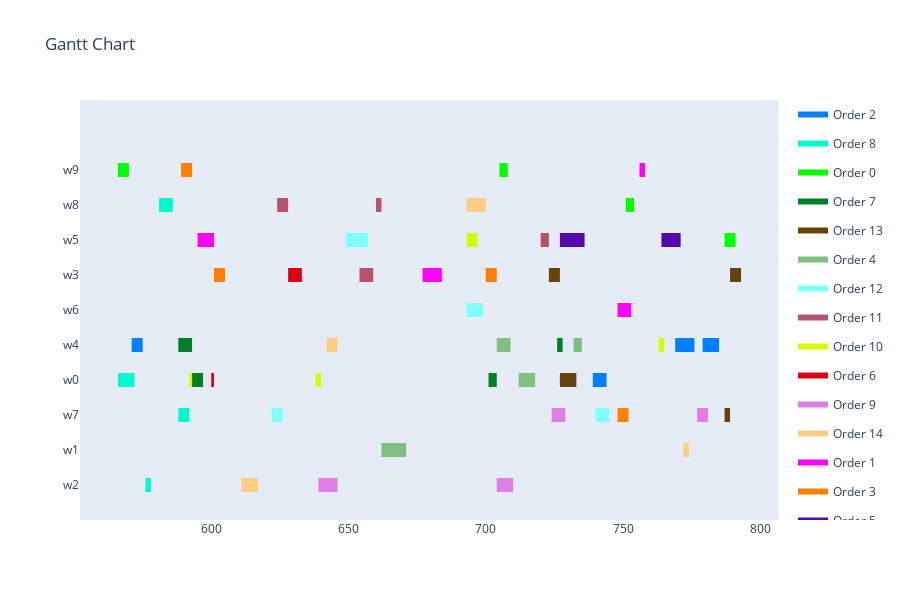

Here is the notebook cell this chart was saved with:
### Markdown cell above
Visualization

### Code cell
visualize_schedule(schedule, production_environment, orders)

### Figure 1 — Plotly figure (JSON) as saved in the notebook; plotly's stock layout.template omitted (floating-point values rounded to 4 significant figures)
{"data": [{"fill": "toself", "fillcolor": "rgb(0, 128, 255)", "hoverinfo": "name", "legendgroup": "rgb(0, 128, 255)", "mode": "none", "name": "Order 2", "type": "scatter", "x": [571, 575, 575, 571, 571, 769, 776, 776, 769, 769, 779, 785, 785, 779, 779, 739, 744, 744, 739], "y": [3.8, 3.8, 4.2, 4.2, null, 3.8, 3.8, 4.2, 4.2, null, 3.8, 3.8, 4.2, 4.2, null, 2.8, 2.8, 3.2, 3.2]}, {"fill": "toself", "fillcolor": "rgb(0, 249, 208)", "hoverinfo": "name", "legendgroup": "rgb(0, 249, 208)", "mode": "none", "name": "Order 8", "type": "scatter", "x": [581, 586, 586, 581, 581, 566, 572, 572, 566, 566, 588, 592, 592, 588, 588, 576, 578, 578, 576], "y": [7.8, 7.8, 8.2, 8.2, null, 2.8, 2.8, 3.2, 3.2, null, 1.8, 1.8, 2.2, 2.2, null, -0.2, -0.2, 0.2, 0.2]}, {"fill": "toself", "fillcolor": "rgb(0, 255, 0)", "hoverinfo": "name", "legendgroup": "rgb(0, 255, 0)", "mode": "none", "name": "Order 0", "type": "scatter", "x": [566, 570, 570, 566, 566, 705, 708, 708, 705, 705, 751, 754, 754, 751, 751, 787, 791, 791, 787], "y": [8.8, 8.8, 9.2, 9.2, null, 8.8, 8.8, 9.2, 9.2, null, 7.8, 7.8, 8.2, 8.2, null, 6.8, 6.8, 7.2, 7.2]}, {"fill": "toself", "fillcolor": "rgb(1, 128, 40)", "hoverinfo": "name", "legendgroup": "rgb(1, 128, 40)", "mode": "none", "name": "Order 7", "type": "scatter", "x": [588, 593, 593, 588, 588, 726, 728, 728, 726, 726, 593, 597, 597, 593, 593, 701, 704, 704, 701], "y": [3.8, 3.8, 4.2, 4.2, null, 3.8, 3.8, 4.2, 4.2, null, 2.8, 2.8, 3.2, 3.2, null, 2.8, 2.8, 3.2, 3.2]}, {"fill": "toself", "fillcolor": "rgb(104, 67, 9)", "hoverinfo": "name", "legendgroup": "rgb(104, 67, 9)", "mode": "none", "name": "Order 13", "type": "scatter", "x": [723, 727, 727, 723, 723, 789, 793, 793, 789, 789, 727, 733, 733, 727, 727, 787, 789, 789, 787], "y": [5.8, 5.8, 6.2, 6.2, null, 5.8, 5.8, 6.2, 6.2, null, 2.8, 2.8, 3.2, 3.2, null, 1.8, 1.8, 2.2, 2.2]}, {"fill": "toself", "fillcolor": "rgb(128, 191, 128)", "hoverinfo": "name", "legendgroup": "rgb(128, 191, 128)", "mode": "none", "name": "Order 4", "type": "scatter", "x": [704, 709, 709, 704, 704, 732, 735, 735, 732, 732, 712, 718, 718, 712, 712, 662, 671, 671, 662], "y": [3.8, 3.8, 4.2, 4.2, null, 3.8, 3.8, 4.2, 4.2, null, 2.8, 2.8, 3.2, 3.2, null, 0.8, 0.8, 1.2, 1.2]}, {"fill": "toself", "fillcolor": "rgb(128, 255, 255)", "hoverinfo": "name", "legendgroup": "rgb(128, 255, 255)", "mode": "none", "name": "Order 12", "type": "scatter", "x": [649, 657, 657, 649, 649, 693, 699, 699, 693, 693, 622, 626, 626, 622, 622, 740, 745, 745, 740], "y": [6.8, 6.8, 7.2, 7.2, null, 4.8, 4.8, 5.2, 5.2, null, 1.8, 1.8, 2.2, 2.2, null, 1.8, 1.8, 2.2, 2.2]}, {"fill": "toself", "fillcolor": "rgb(182, 84, 108)", "hoverinfo": "name", "legendgroup": "rgb(182, 84, 108)", "mode": "none", "name": "Order 11", "type": "scatter", "x": [624, 628, 628, 624, 624, 660, 662, 662, 660, 660, 720, 723, 723, 720, 720, 654, 659, 659, 654], "y": [7.8, 7.8, 8.2, 8.2, null, 7.8, 7.8, 8.2, 8.2, null, 6.8, 6.8, 7.2, 7.2, null, 5.8, 5.8, 6.2, 6.2]}, {"fill": "toself", "fillcolor": "rgb(211, 254, 0)", "hoverinfo": "name", "legendgroup": "rgb(211, 254, 0)", "mode": "none", "name": "Order 10", "type": "scatter", "x": [693, 697, 697, 693, 693, 763, 765, 765, 763, 763, 592, 593, 593, 592, 592, 638, 640, 640, 638], "y": [6.8, 6.8, 7.2, 7.2, null, 3.8, 3.8, 4.2, 4.2, null, 2.8, 2.8, 3.2, 3.2, null, 2.8, 2.8, 3.2, 3.2]}, {"fill": "toself", "fillcolor": "rgb(218, 2, 18)", "hoverinfo": "name", "legendgroup": "rgb(218, 2, 18)", "mode": "none", "name": "Order 6", "type": "scatter", "x": [628, 633, 633, 628, 628, 600, 601, 601, 600], "y": [5.8, 5.8, 6.2, 6.2, null, 2.8, 2.8, 3.2, 3.2]}, {"fill": "toself", "fillcolor": "rgb(224, 126, 232)", "hoverinfo": "name", "legendgroup": "rgb(224, 126, 232)", "mode": "none", "name": "Order 9", "type": "scatter", "x": [724, 729, 729, 724, 724, 777, 781, 781, 777, 777, 639, 646, 646, 639, 639, 704, 710, 710, 704], "y": [1.8, 1.8, 2.2, 2.2, null, 1.8, 1.8, 2.2, 2.2, null, -0.2, -0.2, 0.2, 0.2, null, -0.2, -0.2, 0.2, 0.2]}, {"fill": "toself", "fillcolor": "rgb(253, 205, 133)", "hoverinfo": "name", "legendgroup": "rgb(253, 205, 133)", "mode": "none", "name": "Order 14", "type": "scatter", "x": [693, 700, 700, 693, 693, 642, 646, 646, 642, 642, 772, 774, 774, 772, 772, 611, 617, 617, 611], "y": [7.8, 7.8, 8.2, 8.2, null, 3.8, 3.8, 4.2, 4.2, null, 0.8, 0.8, 1.2, 1.2, null, -0.2, -0.2, 0.2, 0.2]}, {"fill": "toself", "fillcolor": "rgb(255, 0, 255)", "hoverinfo": "name", "legendgroup": "rgb(255, 0, 255)", "mode": "none", "name": "Order 1", "type": "scatter", "x": [756, 758, 758, 756, 756, 595, 601, 601, 595, 595, 677, 684, 684, 677, 677, 748, 753, 753, 748], "y": [8.8, 8.8, 9.2, 9.2, null, 6.8, 6.8, 7.2, 7.2, null, 5.8, 5.8, 6.2, 6.2, null, 4.8, 4.8, 5.2, 5.2]}, {"fill": "toself", "fillcolor": "rgb(255, 128, 0)", "hoverinfo": "name", "legendgroup": "rgb(255, 128, 0)", "mode": "none", "name": "Order 3", "type": "scatter", "x": [589, 593, 593, 589, 589, 601, 605, 605, 601, 601, 700, 704, 704, 700, 700, 748, 752, 752, 748], "y": [8.8, 8.8, 9.2, 9.2, null, 5.8, 5.8, 6.2, 6.2, null, 5.8, 5.8, 6.2, 6.2, null, 1.8, 1.8, 2.2, 2.2]}, {"fill": "toself", "fillcolor": "rgb(84, 9, 170)", "hoverinfo": "name", "legendgroup": "rgb(84, 9, 170)", "mode": "none", "name": "Order 5", "type": "scatter", "x": [727, 736, 736, 727, 727, 764, 771, 771, 764], "y": [6.8, 6.8, 7.2, 7.2, null, 6.8, 6.8, 7.2, 7.2]}, {"legendgroup": "rgb(0, 128, 255)", "marker": {"color": "rgb(0, 128, 255)", "opacity": 0, "size": 1}, "mode": "markers", "name": "", "showlegend": false, "text": [null, null, null, null, null, null, null, null], "type": "scatter", "x": [571, 575, 769, 776, 779, 785, 739, 744], "y": [4, 4, 4, 4, 4, 4, 3, 3]}, {"legendgroup": "rgb(0, 249, 208)", "marker": {"color": "rgb(0, 249, 208)", "opacity": 0, "size": 1}, "mode": "markers", "name": "", "showlegend": false, "text": [null, null, null, null, null, null, null, null], "type": "scatter", "x": [581, 586, 566, 572, 588, 592, 576, 578], "y": [8, 8, 3, 3, 2, 2, 0, 0]}, {"legendgroup": "rgb(0, 255, 0)", "marker": {"color": "rgb(0, 255, 0)", "opacity": 0, "size": 1}, "mode": "markers", "name": "", "showlegend": false, "text": [null, null, null, null, null, null, null, null], "type": "scatter", "x": [566, 570, 705, 708, 751, 754, 787, 791], "y": [9, 9, 9, 9, 8, 8, 7, 7]}, {"legendgroup": "rgb(1, 128, 40)", "marker": {"color": "rgb(1, 128, 40)", "opacity": 0, "size": 1}, "mode": "markers", "name": "", "showlegend": false, "text": [null, null, null, null, null, null, null, null], "type": "scatter", "x": [588, 593, 726, 728, 593, 597, 701, 704], "y": [4, 4, 4, 4, 3, 3, 3, 3]}, {"legendgroup": "rgb(104, 67, 9)", "marker": {"color": "rgb(104, 67, 9)", "opacity": 0, "size": 1}, "mode": "markers", "name": "", "showlegend": false, "text": [null, null, null, null, null, null, null, null], "type": "scatter", "x": [723, 727, 789, 793, 727, 733, 787, 789], "y": [6, 6, 6, 6, 3, 3, 2, 2]}, {"legendgroup": "rgb(128, 191, 128)", "marker": {"color": "rgb(128, 191, 128)", "opacity": 0, "size": 1}, "mode": "markers", "name": "", "showlegend": false, "text": [null, null, null, null, null, null, null, null], "type": "scatter", "x": [704, 709, 732, 735, 712, 718, 662, 671], "y": [4, 4, 4, 4, 3, 3, 1, 1]}, {"legendgroup": "rgb(128, 255, 255)", "marker": {"color": "rgb(128, 255, 255)", "opacity": 0, "size": 1}, "mode": "markers", "name": "", "showlegend": false, "text": [null, null, null, null, null, null, null, null], "type": "scatter", "x": [649, 657, 693, 699, 622, 626, 740, 745], "y": [7, 7, 5, 5, 2, 2, 2, 2]}, {"legendgroup": "rgb(182, 84, 108)", "marker": {"color": "rgb(182, 84, 108)", "opacity": 0, "size": 1}, "mode": "markers", "name": "", "showlegend": false, "text": [null, null, null, null, null, null, null, null], "type": "scatter", "x": [624, 628, 660, 662, 720, 723, 654, 659], "y": [8, 8, 8, 8, 7, 7, 6, 6]}, {"legendgroup": "rgb(211, 254, 0)", "marker": {"color": "rgb(211, 254, 0)", "opacity": 0, "size": 1}, "mode": "markers", "name": "", "showlegend": false, "text": [null, null, null, null, null, null, null, null], "type": "scatter", "x": [693, 697, 763, 765, 592, 593, 638, 640], "y": [7, 7, 4, 4, 3, 3, 3, 3]}, {"legendgroup": "rgb(218, 2, 18)", "marker": {"color": "rgb(218, 2, 18)", "opacity": 0, "size": 1}, "mode": "markers", "name": "", "showlegend": false, "text": [null, null, null, null], "type": "scatter", "x": [628, 633, 600, 601], "y": [6, 6, 3, 3]}, {"legendgroup": "rgb(224, 126, 232)", "marker": {"color": "rgb(224, 126, 232)", "opacity": 0, "size": 1}, "mode": "markers", "name": "", "showlegend": false, "text": [null, null, null, null, null, null, null, null], "type": "scatter", "x": [724, 729, 777, 781, 639, 646, 704, 710], "y": [2, 2, 2, 2, 0, 0, 0, 0]}, {"legendgroup": "rgb(253, 205, 133)", "marker": {"color": "rgb(253, 205, 133)", "opacity": 0, "size": 1}, "mode": "markers", "name": "", "showlegend": false, "text": [null, null, null, null, null, null, null, null], "type": "scatter", "x": [693, 700, 642, 646, 772, 774, 611, 617], "y": [8, 8, 4, 4, 1, 1, 0, 0]}, {"legendgroup": "rgb(255, 0, 255)", "marker": {"color": "rgb(255, 0, 255)", "opacity": 0, "size": 1}, "mode": "markers", "name": "", "showlegend": false, "text": [null, null, null, null, null, null, null, null], "type": "scatter", "x": [756, 758, 595, 601, 677, 684, 748, 753], "y": [9, 9, 7, 7, 6, 6, 5, 5]}, {"legendgroup": "rgb(255, 128, 0)", "marker": {"color": "rgb(255, 128, 0)", "opacity": 0, "size": 1}, "mode": "markers", "name": "", "showlegend": false, "text": [null, null, null, null, null, null, null, null], "type": "scatter", "x": [589, 593, 601, 605, 700, 704, 748, 752], "y": [9, 9, 6, 6, 6, 6, 2, 2]}, {"legendgroup": "rgb(84, 9, 170)", "marker": {"color": "rgb(84, 9, 170)", "opacity": 0, "size": 1}, "mode": "markers", "name": "", "showlegend": false, "text": [null, null, null, null], "type": "scatter", "x": [727, 736, 764, 771], "y": [7, 7, 7, 7]}], "layout": {"height": 600, "hovermode": "closest", "showlegend": true, "title": {"text": "Gantt Chart"}, "xaxis": {"rangeselector": {"buttons": [{"count": 7, "label": "1w", "step": "day", "stepmode": "backward"}, {"count": 1, "label": "1m", "step": "month", "stepmode": "backward"}, {"count": 6, "label": "6m", "step": "month", "stepmode": "backward"}, {"count": 1, "label": "YTD", "step": "year", "stepmode": "todate"}, {"count": 1, "label": "1y", "step": "year", "stepmode": "backward"}, {"step": "all"}]}, "showgrid": false, "type": "linear", "zeroline": false}, "yaxis": {"autorange": false, "range": [-1, 11], "showgrid": false, "ticktext": ["w2", "w1", "w7", "w0", "w4", "w6", "w3", "w5", "w8", "w9"], "tickvals": [0, 1, 2, 3, 4, 5, 6, 7, 8, 9], "zeroline": false}}}
